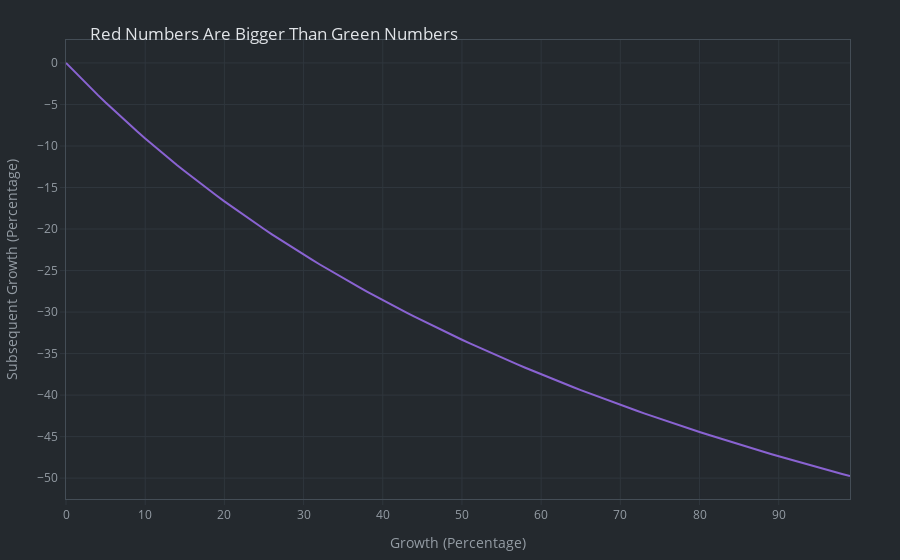

The notebook cell saved with this chart:
### Code cell
fig = go.Figure()

fig.add_trace(
    go.Scatter(
        x=(fractions - 1) * 100,
        y=((1 / fractions) - 1) * 100,
    )
)

fig.update_layout(
    title="Red Numbers Are Bigger Than Green Numbers",
    xaxis=dict(
        title="Growth (Percentage)",
        tickvals=np.arange(0, 110, 10),
    ),
    yaxis=dict(
        title="Subsequent Growth (Percentage)",
        tickvals=np.arange(0, -55, -5),
    ),
)

fig.show()
